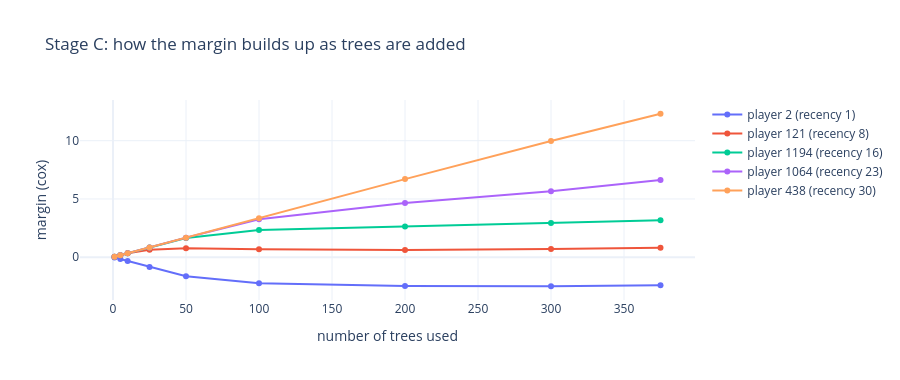

Notebook code cell kept with this figure:
### Code cell
labels = [
    f"player {player_id} (recency {recency_days})"
    for player_id, recency_days in zip(debug["player_id"], debug["recency_days"], strict=True)
]
fig = go.Figure()
for column, label in enumerate(labels):
    color = qualitative.Plotly[column % len(qualitative.Plotly)]
    trace = go.Scatter(x=checkpoints, y=by_trees[:, column], name=label, line={"color": color})
    fig.add_trace(trace)
fig.update_layout(
    title="Stage C: how the margin builds up as trees are added",
    xaxis_title="number of trees used",
    yaxis_title=f"margin ({production.name})",
    template="plotly_white",
    height=380,
)
fig.show()

### Figure 1 — Plotly figure (JSON) as saved in the notebook; plotly's stock layout.template omitted (floating-point values rounded to 4 significant figures)
{"data": [{"line": {"color": "#636EFA"}, "name": "player 2 (recency 1)", "type": "scatter", "x": [1, 5, 10, 25, 50, 100, 200, 300, 375], "y": [-0.03085, -0.1648, -0.3323, -0.8348, -1.644, -2.245, -2.466, -2.495, -2.406]}, {"line": {"color": "#EF553B"}, "name": "player 121 (recency 8)", "type": "scatter", "x": [1, 5, 10, 25, 50, 100, 200, 300, 375], "y": [0.03615, 0.1701, 0.3376, 0.6275, 0.7696, 0.6806, 0.6096, 0.7015, 0.8004]}, {"line": {"color": "#00CC96"}, "name": "player 1194 (recency 16)", "type": "scatter", "x": [1, 5, 10, 25, 50, 100, 200, 300, 375], "y": [0.03615, 0.1701, 0.3376, 0.8401, 1.638, 2.338, 2.636, 2.945, 3.16]}, {"line": {"color": "#AB63FA"}, "name": "player 1064 (recency 23)", "type": "scatter", "x": [1, 5, 10, 25, 50, 100, 200, 300, 375], "y": [0.03615, 0.1701, 0.3376, 0.8401, 1.678, 3.249, 4.649, 5.654, 6.617]}, {"line": {"color": "#FFA15A"}, "name": "player 438 (recency 30)", "type": "scatter", "x": [1, 5, 10, 25, 50, 100, 200, 300, 375], "y": [0.03615, 0.1701, 0.3376, 0.8401, 1.678, 3.353, 6.702, 9.97, 12.31]}], "layout": {"height": 380, "title": {"text": "Stage C: how the margin builds up as trees are added"}, "xaxis": {"title": {"text": "number of trees used"}}, "yaxis": {"title": {"text": "margin (cox)"}}}}
